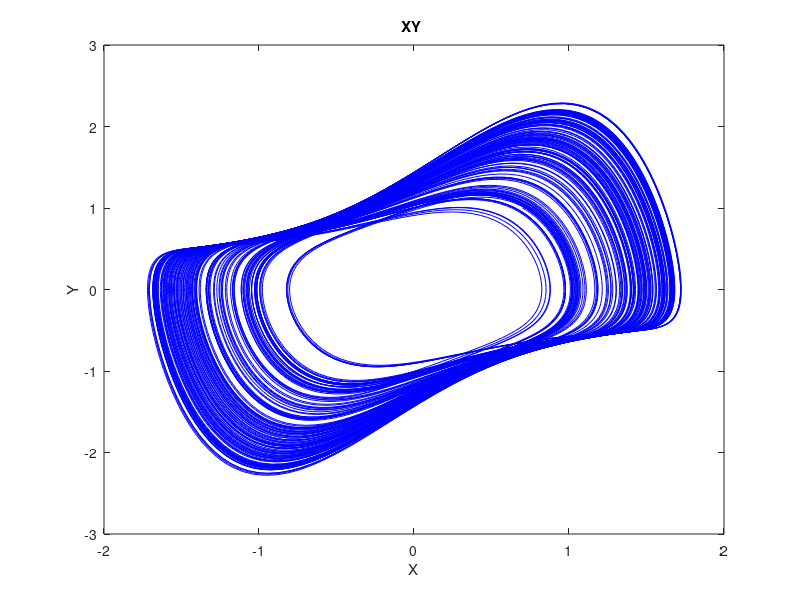
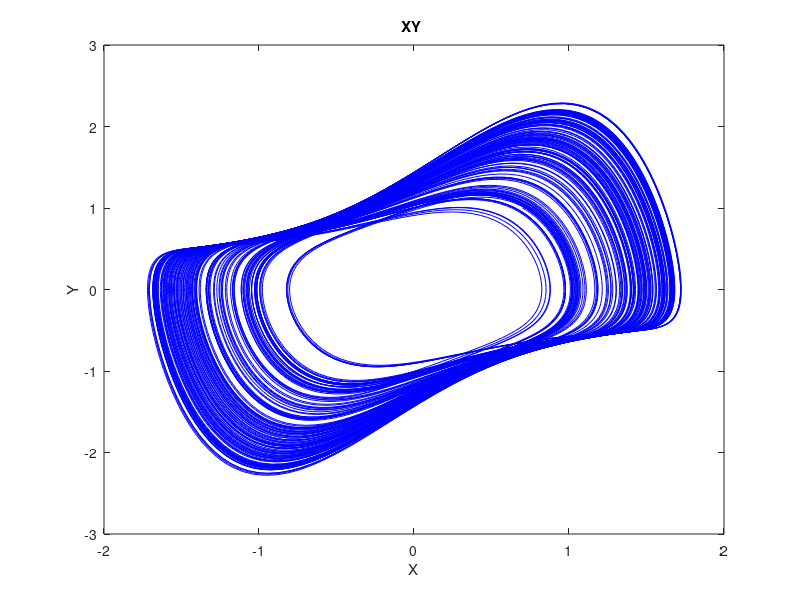
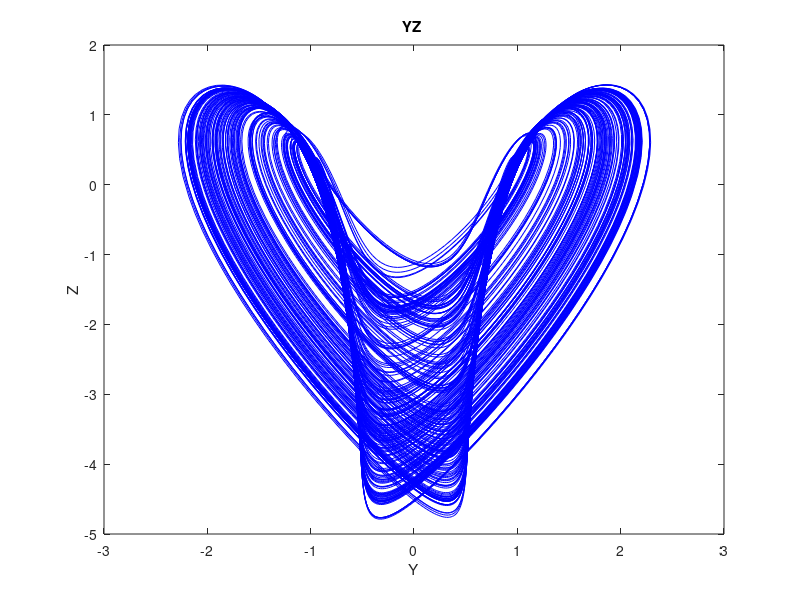
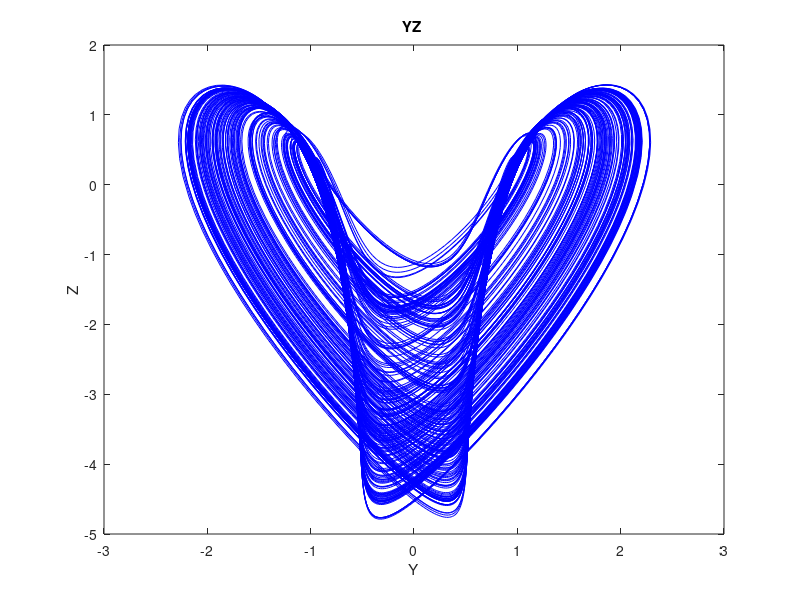

Here is the MATLAB script that generated these plots, in order:

%%%%%%%%%%%%% LE System %%%%%%%%%%%%%%%%%%%%%%%%%%%%%%%%%%%%%%%%%%%%%%%%%%
%LE1
%dot{x} = c*[x,y,z]
%dot{y} = b*[x,y,z,xy,xz,yz]
%dot{z} = a*[x,y,z,x2,y2,z2,xy,xz,yz,1]
%a = [-1,0,0,0,0,0,-15,-1,0,0,0];
%b = [-1,0,0,0,0,1];
%c = [0,1,0];
%ini_value = [0,0.5,0.5];
%LE2
%dot{x} = c*[x,y,z]
%dot{y} = b*[x,y,z,xy,xz,yz]
%dot{z} = a*[x,y,z,x2,y2,z2,xy,xz,yz,1]
%a = [0,-1,0,0,0,0,-17,-1,0,0,0];
%b = [-1,0,0,0,0,1];
%c = [0,1,0];
%ini_value = [0,0.4,0];
%LE3
%dot{x} = c*[x,y,z]
%dot{y} = b*[x,y,z,xy,xz,yz]
%dot{z} = a*[x,y,z,x2,y2,z2,xy,xz,yz,1]
%a = [0,0,0,1,0,0,-18,-1,0,0,0];
%b = [-1,0,0,0,0,1];
%c = [0,1,0];
%ini_value = [0,-0.4,0.5];
%LE4
%dot{x} = c*[x,y,z]
%dot{y} = b*[x,y,z,xy,xz,yz]
%dot{z} = a*[x,y,z,x2,y2,z2,xy,xz,yz,1]
%a = [0,0,0,0,0,0,-4,-0.6,-1,0];
%b = [-1,0,0,0,0,1];
%c = [0,1,0];
%ini_value = [0.2,0.7,0];
%LE5
%dot{x} = c*[x,y,z]
%dot{y} = b*[x,y,z,xy,xz,yz]
%dot{z} = a*[x,y,z,x2,y2,z2,xy,xz,yz,1]
a = [0,0,0,-1,1,0,-5,0,0,0];
b = [-1.5,0,0,0,0,1];
c = [0,1,0];
ini_value = [0.7,1,0];
%LE6
%dot{x} = c*[x,y,z]
%dot{y} = b*[x,y,z,xy,xz,yz]
%dot{z} = a*[x,y,z,x2,y2,z2,xy,xz,yz,1]
% a = [0,0,0,0,0.04,0,-1,-0.1,0,0];
% b = [-1,0,0,0,0,1];
% c = [0,1,0];
% ini_value = [1,2,0];
%LE7
%dot{x} = c*[x,y,z]
%dot{y} = b*[x,y,z,xy,xz,yz]
%dot{z} = a*[x,y,z,x2,y2,z2,xy,xz,yz,1]
% a = [0,0,0,1.85,0,0,-1,0,-0.3,0];
% b = [1,0,0,0,0,1];
% c = [0,0,1];
% ini_value = [5.1,7,0];
%LE8
%dot{x} = c*[x,y,z]
%dot{y} = b*[x,y,z,xy,xz,yz]
%dot{z} = a*[x,y,z,x2,y2,z2,xy,xz,yz,1]
% a = [0,0,0,-3,0,0,1,1,0,0];
% b = [1,0,0,0,0,-1];
% c = [0,0,1];
% ini_value = [0,-0.3,-1];
%LE9
%dot{x} = c*[x,y,z]
%dot{y} = b*[x,y,z,xy,xz,yz]
%dot{z} = a*[x,y,z,x2,y2,z2,xy,xz,yz,1]
% a = [0,0,1,0,0,-0.2,1,0,0,0];
% b = [0,-1.62,0,0,-1,0];
% c = [0,0,1];
% ini_value = [0,1,0.8];
%%%%%%%%%%%%%%%%%%%%%%%%%%%%%%%%%%%%%%%%%%%%%%%%%%%%%%%%%%%%%%%%%%

wang = @(t,y)[c(1)*y(1)+c(2)*y(2)+c(3)*y(3);...
b(1)*y(1)+b(2)*y(2)+b(3)*y(3)+...
b(4)*y(1)*y(2)+b(5)*y(1)*y(3)+b(6)*y(2)*y(3);...
a(1)*y(1)+a(2)*y(2)+a(3)*y(3)+a(4)*y(1)^2+a(5)*y(2)^2+...
a(6)*y(3)^2+a(7)*y(1)*y(2)+a(8)*y(1)*y(3)+a(9)*y(2)*y(3)+a(10)]; 
options = odeset('RelTol',1e-5,'Stats','on','OutputFcn',@odeplot);
[t,y] = ode45(wang,[0 1000], ini_value,options);

y=y(1:length(y),:)
plot(y(:,1),y(:,2),'b-'); 
xlabel('X'); ylabel('Y');
title('XY ')
saveas(gcf,'XY.jpg')
saveas(gcf,'XY.bmp')

plot(y(:,2),y(:,3),'b-'); xlabel('Y'); ylabel('Z');
title('YZ ')
saveas(gcf,'YZ.jpg')
saveas(gcf,'YZ.bmp')

plot(y(:,1),y(:,3),'b-'); xlabel('X'); ylabel('Z');
title('XZ ')
saveas(gcf,'XZ.jpg')
saveas(gcf,'XZ.bmp')

% plot(y(:,1),y(:,2),'b-'); xlabel('X'); ylabel('Y');
% title('Chen Attractor XZ ')
% saveas(gcf,'ChenXY.jpg')
% saveas(gcf,'ChenXY.bmp')

plot3(y(:,1),y(:,2),y(:,3),'b-');
grid on
axis tight
view(220,20)
title('LE5')
xlabel('X')
ylabel('Y')
zlabel('Z')

saveas(gcf,'LE5.jpg')
saveas(gcf,'LE5.bmp')